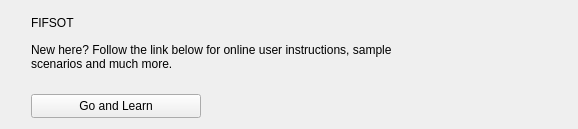
      <widget class="QWidget" name="page">
       <layout class="QGridLayout" name="gridLayout">
        <item row="0" column="0">
         <layout class="QHBoxLayout" name="horizontalLayout_4">
          <item>
           <layout class="QVBoxLayout" name="verticalLayout">
            <property name="leftMargin">
             <number>20</number>
            </property>
            <item>
             <widget class="QLabel" name="lbl_fifsot_header">
              <property name="minimumSize">
               <size>
                <width>380</width>
                <height>24</height>
               </size>
              </property>
              <property name="maximumSize">
               <size>
                <width>150</width>
                <height>24</height>
               </size>
              </property>
              <property name="text">
               <string>FIFSOT</string>
              </property>
             </widget>
            </item>
            <item>
             <widget class="QLabel" name="lbl_hello_message">
              <property name="minimumSize">
               <size>
                <width>380</width>
                <height>32</height>
               </size>
              </property>
              <property name="maximumSize">
               <size>
                <width>340</width>
                <height>32</height>
               </size>
              </property>
              <property name="text">
               <string>New here? Follow the link below for online user instructions, sample scenarios and much more.</string>
              </property>
              <property name="wordWrap">
               <bool>true</bool>
              </property>
             </widget>
            </item>
            <item>
             <spacer name="verticalSpacer">
              <property name="orientation">
               <enum>Qt::Vertical</enum>
              </property>
              <property name="sizeType">
               <enum>QSizePolicy::Fixed</enum>
              </property>
              <property name="sizeHint" stdset="0">
               <size>
                <width>20</width>
                <height>15</height>
               </size>
              </property>
             </spacer>
            </item>
            <item>
             <layout class="QHBoxLayout" name="horizontalLayout_3">
              <item>
               <widget class="QPushButton" name="btn_go_and_learn">
                <property name="minimumSize">
                 <size>
                  <width>170</width>
                  <height>24</height>
                 </size>
                </property>
                <property name="maximumSize">
                 <size>
                  <width>170</width>
                  <height>24</height>
                 </size>
                </property>
                <property name="text">
                 <string>Go and Learn</string>
                </property>
               </widget>
              </item>
              <item>
               <spacer name="horizontalSpacer_7">
                <property name="orientation">
                 <enum>Qt::Horizontal</enum>
                </property>
                <property name="sizeHint" stdset="0">
                 <size>
                  <width>40</width>
                  <height>20</height>
                 </size>
                </property>
               </spacer>
              </item>
             </layout>
            </item>
           </layout>
          </item>
          <item>
           <widget class="QLabel" name="lbl_online_training">
            <property name="minimumSize">
             <size>
              <width>150</width>
              <height>100</height>
             </size>
            </property>
            <property name="maximumSize">
             <size>
              <width>150</width>
              <height>100</height>
             </size>
            </property>
            <property name="text">
             <string/>
            </property>
            <property name="pixmap">
             <pixmap resource="../deneme.qrc">:/yeniÖnek/fifsot_icons/online_training_2.png</pixmap>
            </property>
            <property name="scaledContents">
             <bool>true</bool>
            </property>
           </widget>
          </item>
         </layout>
        </item>
       </layout>
      </widget>
